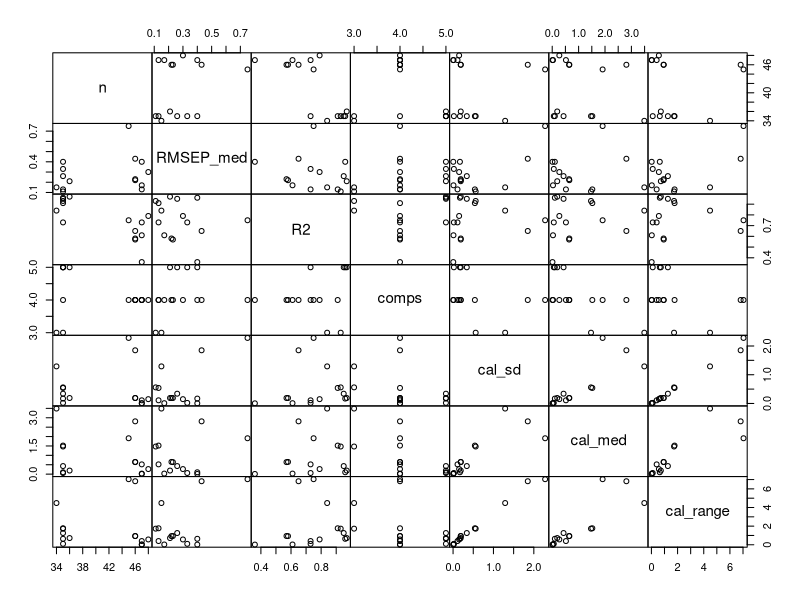
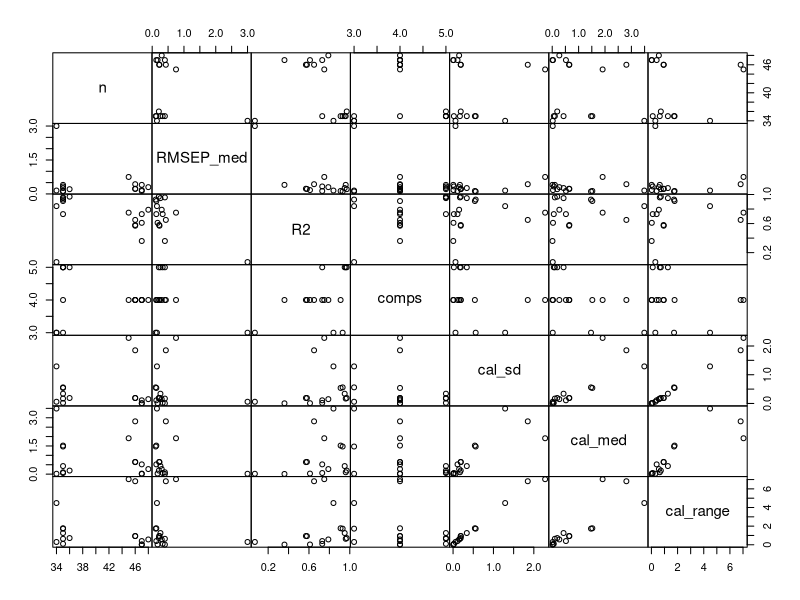

Generate these figures, in order, with R:
#*****************************************************************
#* TITLE:  PLSR Model Performance Correlation Assessment
#*                     
#* AUTHORS: Nick Hammond                                         
#* LAST UPDATED: 31 Oct 2022
#*                                    
#* NOTES: This script analyzes the correlation between multiple variables related to
#*  PLSR model performance to see what drives R2 and RMSEP
#*  - Data are derived from Tables 1 and SI1 in the MUX manuscript
#*                                  
#*        
#*****************************************************************
library(tidyverse)

model_results = tibble(ID = c("TFe_epi_TO","TFe_hypo_TO", "SFe_epi_TO", "SFe_hypo_TO",
                              "TMn_epi_TO","TMn_hypo_TO", "SMn_epi_TO", "SMn_hypo_TO",
                              "TFe_epi_OO","TFe_hypo_OO", "SFe_epi_OO", "SFe_hypo_OO",
                              "TMn_epi_OO","TMn_hypo_OO", "SMn_epi_OO", "SMn_hypo_OO"),
                       n = c(35,34,35,34,36,35,35,35,47,46,48,45,47,46,47,46),
                       RMSEP_med = c(0.26,0.15,0.33,3.0,0.21,0.13,0.4,0.11,0.13,0.43,
                                     0.3,0.75,0.17,0.22,0.4,0.23),
                       R2 = c(0.95,0.84,0.73,0.07,0.97,0.91,0.96,0.93,0.73,0.65,0.79,
                              0.75,0.61,0.58,0.36,0.57),
                       comps = c(5,3,5,3,5,4,5,3,4,4,4,4,4,4,4,4),
                       cal_sd = c(0.34,1.29,0.02,0.06,0.19,0.54,0.17,0.56,
                                  0.11,1.85,0.15,2.28,0.01,0.19,0.005,0.19),
                       cal_med = c(0.43,3.49,0.06,0.02,0.19,1.52,0.1,1.47,0.52,2.81,0.27,1.91,
                                   0.03,0.65,0.01,0.64),
                       cal_range = c(1.26, 4.48, 0.10, 0.30, 0.72, 1.77, 0.64, 1.73, 
                                     0.40, 6.82, 0.57, 7.04, 0.03, 0.93, 0.02, 0.94))

# examine data
jpeg('MUX_PLSR_performance_assessment_103122.jpeg', width = 190, height =160, units = 'mm', res = 600)
pairs(model_results[,2:8], gap=0)
dev.off()
cor(model_results[,2:8]) # correlation matrix gives R-values for each variable pair

# run multivariate regression
attach(model_results)
summary(lm(R2~n+comps+cal_sd+cal_med+cal_range),corr=TRUE)
summary(lm(RMSEP_med~n+comps+cal_sd+cal_med+cal_range),corr=TRUE)
detach(model_results)

# Try removing outlier (SFE_Hypo_TO)
model_results = model_results[-4,]

# examine data
#jpeg('MUX_PLSR_performance_assessment_103122.jpeg', width = 190, height =160, units = 'mm', res = 600)
pairs(model_results[,2:8], gap=0)
#dev.off()
cor(model_results[,2:8]) # correlation matrix gives R-values for each variable pair

# run multivariate regression
attach(model_results)
summary(lm(R2~n+comps+cal_sd+cal_med+cal_range),corr=TRUE)
summary(lm(RMSEP_med~n+comps+cal_sd+cal_med+cal_range),corr=TRUE)
detach(model_results)

